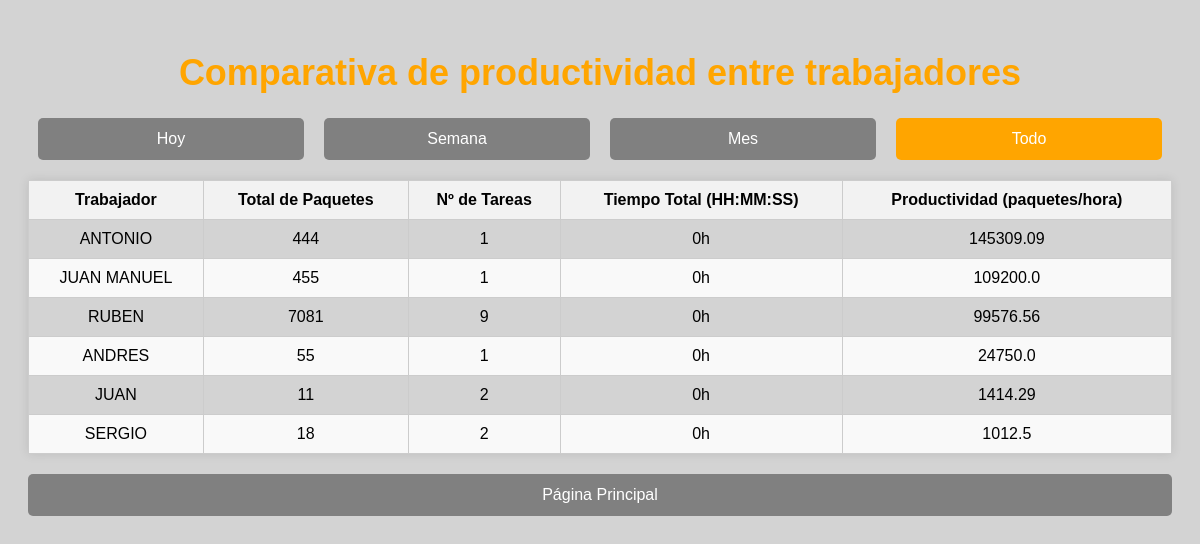
The app's page /estadisticas/comparativa/, older data.
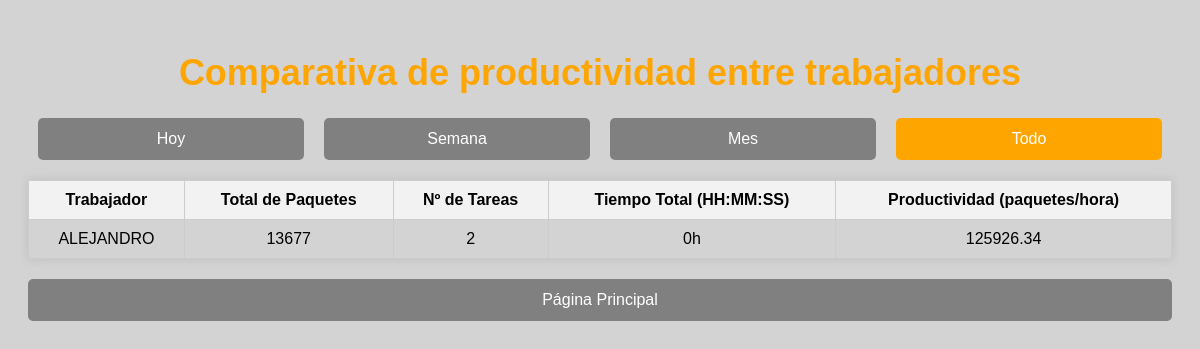
The same page, newer data.
### pda/models.py (models this page shows, shortened)
class Trabajador(models.Model):
    nombre=models.TextField(null=True,blank=True)
    apellidos=models.TextField(null=True,blank=True)

### pda/views.py (the view)
# urls.py: path('estadisticas/comparativa/',comparativa_productividad, name='comparativa_productividad'),
def comparativa_productividad(request):
    periodo = request.GET.get('periodo')
    hoy = date.today()
    tareas = Patio.objects.all()
    if periodo == 'dia':
        tareas = tareas.filter(fecha=hoy)
    elif periodo == 'semana':
        inicio_semana = hoy - timedelta(days=hoy.weekday())
        tareas = tareas.filter(fecha__gte=inicio_semana, fecha__lte=hoy)
    elif periodo == 'mes':
        tareas = tareas.filter(fecha__month=hoy.month, fecha__year=hoy.year)
    estadisticas_por_trabajador = defaultdict(lambda: {
        'cantidad': 0,
        'tiempo_total': 0,
        'num_tareas': 0,
        'productividad': 0,
        'nombre': '',
    })
    for tarea in tareas:
        if tarea.horaInicio and tarea.horaFin:
            hora_inicio = datetime.combine(tarea.fecha, tarea.horaInicio)
            hora_fin = datetime.combine(tarea.fecha, tarea.horaFin)
            tiempo_segundos = (hora_fin - hora_inicio).total_seconds()
            for operador_id in [tarea.idOper1, tarea.idOper2]:
                if operador_id:
                    try:
                        trabajador_obj = Trabajador.objects.get(id=operador_id)
                        stats = estadisticas_por_trabajador[operador_id]
                        stats['nombre'] = trabajador_obj.nombre
                        stats['cantidad'] += tarea.cantidad or 0
                        stats['tiempo_total'] += tiempo_segundos
                        stats['num_tareas'] += 1
                    except Trabajador.DoesNotExist:
                        stats = estadisticas_por_trabajador[operador_id]
                        stats['nombre'] = f'Operador ID {operador_id} no encontrado'
    for stats in estadisticas_por_trabajador.values():
        if stats['tiempo_total'] > 0:
           stats['productividad'] = round(stats['cantidad'] / (stats['tiempo_total'] / 3600), 2)
    trabajadores_ordenados = sorted(estadisticas_por_trabajador.items(), key=lambda x: x[1]['productividad'], reverse=True)
    return render(request, 'comparativa_productividad.html', {
        'trabajadores': trabajadores_ordenados,
        'periodo': periodo
    })

### templates/comparativa_productividad.html (shortened to what this page needs)
<!DOCTYPE html>
<html lang="es">
<head>
</head>
<body>
    <h1>Comparativa de productividad entre trabajadores</h1>
    <div class="filter-buttons">
        <a href="?periodo=dia" class="{% if periodo == 'dia' %}active{% endif %}">Hoy</a>
        <a href="?periodo=semana" class="{% if periodo == 'semana' %}active{% endif %}">Semana</a>
        <a href="?periodo=mes" class="{% if periodo == 'mes' %}active{% endif %}">Mes</a>
        <a href="?periodo=todo" class="{% if periodo == 'todo' or not periodo %}active{% endif %}">Todo</a>
    </div>
    <table>
        <thead>
            <tr>
                <th>Trabajador</th>
                <th>Total de Paquetes</th>
                <th>Nº de Tareas</th>
                <th>Tiempo Total (HH:MM:SS)</th>
                <th>Productividad (paquetes/hora)</th>
            </tr>
        </thead>
        <tbody>
            {% for trabajador_id, stats in trabajadores %}
                <tr>
                    <td>{{ stats.nombre }}</td>
                    <td>{{ stats.cantidad }}</td>
                    <td>{{ stats.num_tareas }}</td>
                    <td>
                        {% with total=stats.tiempo_total %}
                            {% with h=total|divisibleby:3600 m=total|divisibleby:60 %}
                                {{ total|floatformat:0|divisibleby:3600|floatformat:0 }}h
                            {% endwith %}
                        {% endwith %}
                    </td>
                    <td>{{ stats.productividad }}</td>
                </tr>
            {% empty %}
                <tr><td colspan="5">No hay tareas para mostrar en este período.</td></tr>
            {% endfor %}
        </tbody>
    </table>
    <a href="/paginaInicial/" class="btn">Página Principal</a>
</body>
</html>

Row changes from the older to the newer data that the page shows:
removed Trabajador: nombre "ANTONIO"
removed Trabajador: nombre "JUAN MANUEL"
removed Trabajador: nombre "RUBEN"
removed Trabajador: nombre "ANDRES"
removed Trabajador: nombre "JUAN"
removed Trabajador: nombre "SERGIO"
added Trabajador: nombre "ALEJANDRO"
Text that changed along with them:
new list line: "13677 2 0 h 125926.34"
list line gone: "444 1 0 h 145309.09"
list line gone: "455 1 0 h 109200.0"
list line gone: "7081 9 0 h 99576.56"
list line gone: "55 1 0 h 24750.0"
list line gone: "11 2 0 h 1414.29"
list line gone: "18 2 0 h 1012.5"
